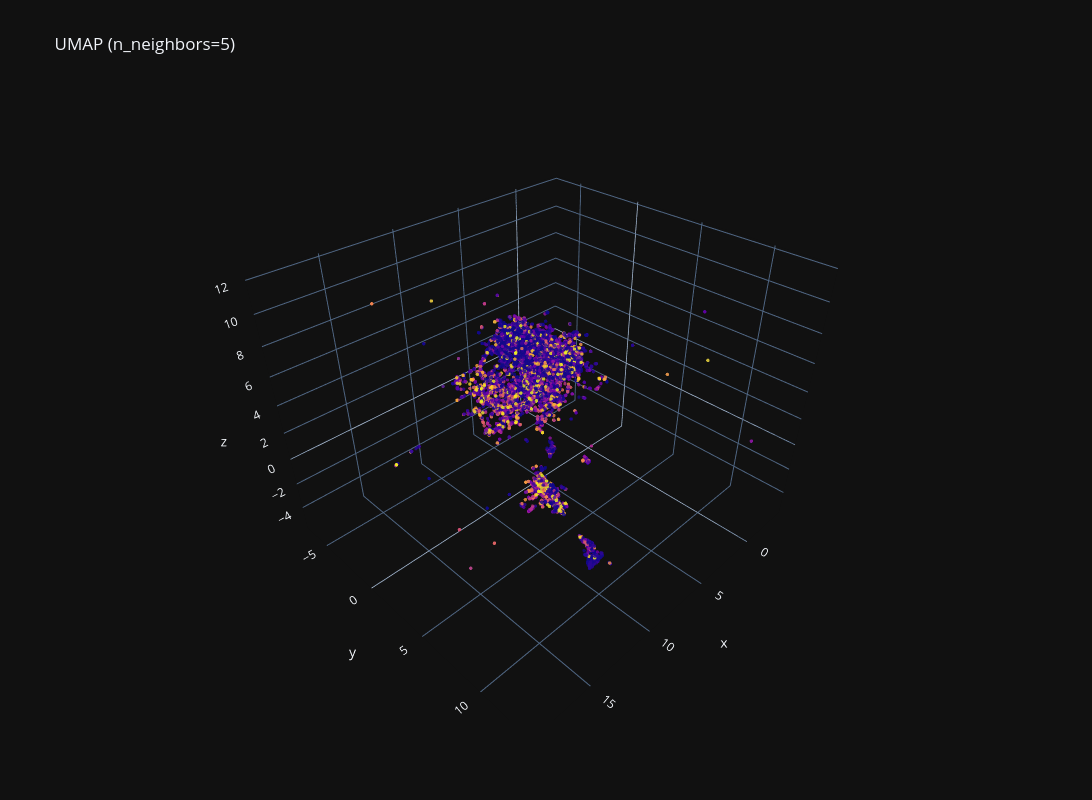
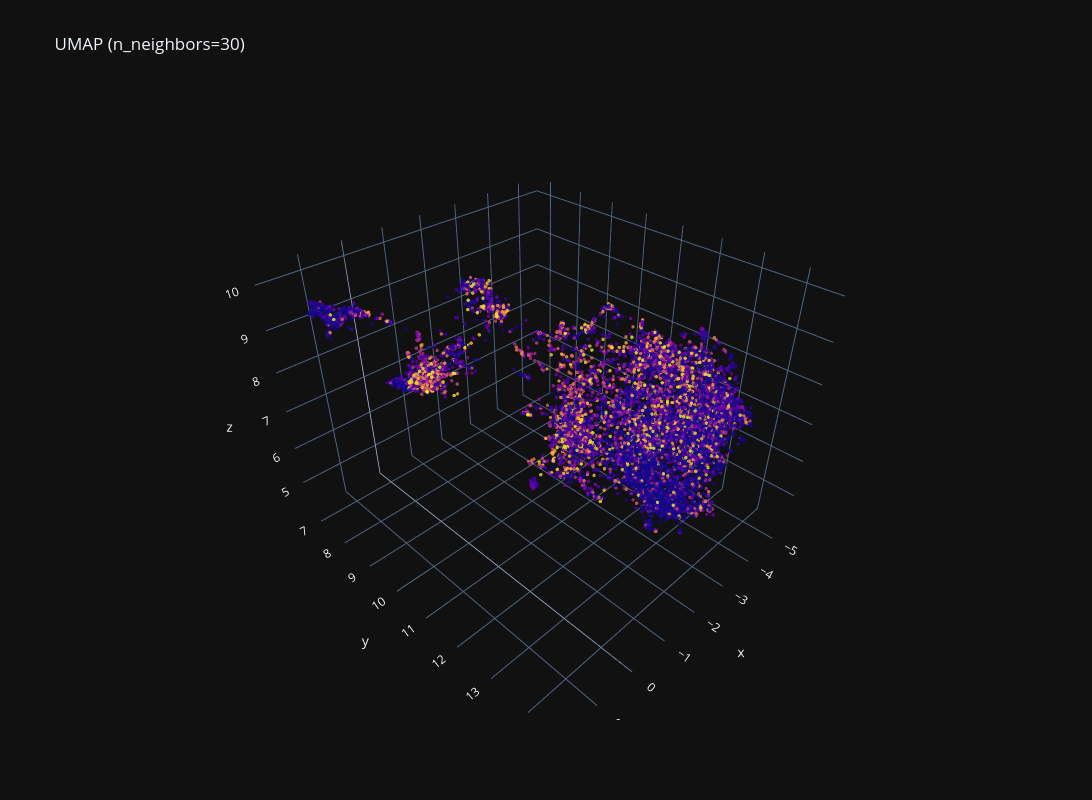

Notebook source saved alongside these figures, in order:
### Code cell
# 4) UMAP Hyperparameter Tuning: n_neighbors sweep
for n in [5, 30, 100]:
    coords_n = umap_3d(embeddings, n_neighbors=n, min_dist=0.1, metric="cosine")
    plot_3d(coords_n, df, f"UMAP (n_neighbors={n})")

### Figure 1 — Plotly figure (JSON) as saved in the notebook; plotly's stock layout.template omitted (floating-point values rounded to 4 significant figures; data arrays with more than 128 entries replaced by an {"elided": "..."} marker saying what was removed)
{"data": [{"marker": {"color": {"elided": "9910 int values"}, "opacity": 0.8, "size": 2}, "mode": "markers", "text": {"elided": "9910 str values"}, "type": "scatter3d", "x": {"elided": "9910 float values"}, "y": {"elided": "9910 float values"}, "z": {"elided": "9910 float values"}}], "layout": {"height": 800, "scene": {"aspectmode": "data"}, "title": {"text": "UMAP (n_neighbors=5)"}, "width": 1200}}

### Figure 2 — Plotly figure (JSON) as saved in the notebook; plotly's stock layout.template omitted (floating-point values rounded to 4 significant figures; data arrays with more than 128 entries replaced by an {"elided": "..."} marker saying what was removed)
{"data": [{"marker": {"color": {"elided": "9910 int values"}, "opacity": 0.8, "size": 2}, "mode": "markers", "text": {"elided": "9910 str values"}, "type": "scatter3d", "x": {"elided": "9910 float values"}, "y": {"elided": "9910 float values"}, "z": {"elided": "9910 float values"}}], "layout": {"height": 800, "scene": {"aspectmode": "data"}, "title": {"text": "UMAP (n_neighbors=30)"}, "width": 1200}}
